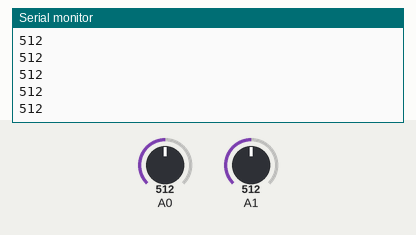
Recording of a sketch running on a simulated Arduino Uno, built with avr-gcc and run on an emulated ATmega328P. Shown: the last lines printed to the serial monitor. Inputs (shaded band) come from the test bench; at power-on: A0 = 512, A1 = 512.

Above: at 1.2 s.
1.3 s: A0 set to 716
At 2.0 s:
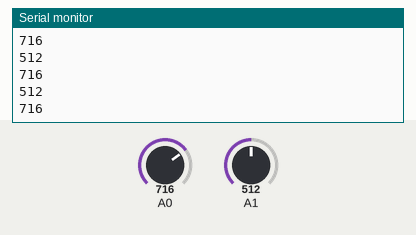
2.8 s: A1 set to 716
At 3.6 s:
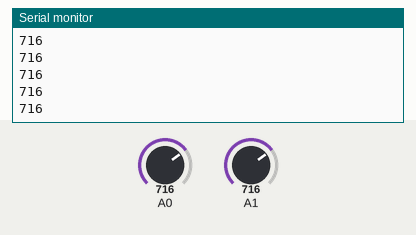
4.3 s: A0 set to 900
At 5.2 s:
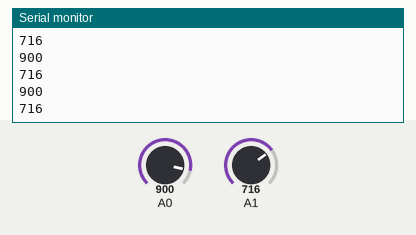
5.8 s: A1 set to 511
At 6.7 s:
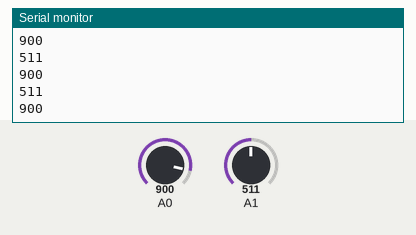
Timing chart, 0 to 8.3 s (numbered marks = the images above; inputs shaded):
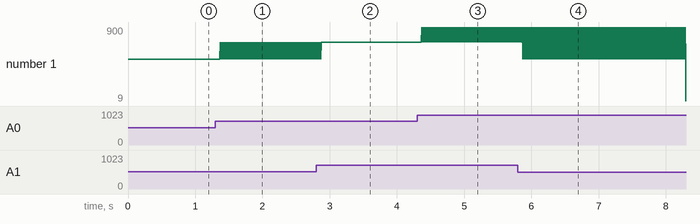

Measured:
- after the input at 1.3 s, the serial monitor: prints a new line after 0.07 s (image 1)
- after the input at 4.3 s, the serial monitor: prints a new line after 0.07 s (image 3)
- after the input at 5.8 s, the serial monitor: prints a new line after 0.07 s (image 4)
- plotted number 1: 512 → 716 after the input at 1.3 s

The sketch:

twopotreadingusetoclass.ino
```cpp
class Pots
{
  private:
  	int potVal;
  	int pin;

  public:
  	Pots(int pinNames)
  	{
      pinMode(pinNames,INPUT);
      pin = pinNames;
  	}
  	void analogReading()
    {
      potVal = analogRead(pin);
      Serial.println(potVal);
    }
};

Pots pot1(A0);
Pots pot2(A1);

void setup()
{
	Serial.begin(9600);
}

void loop()
{

  	pot1.analogReading();
  	pot2.analogReading();
}
```
